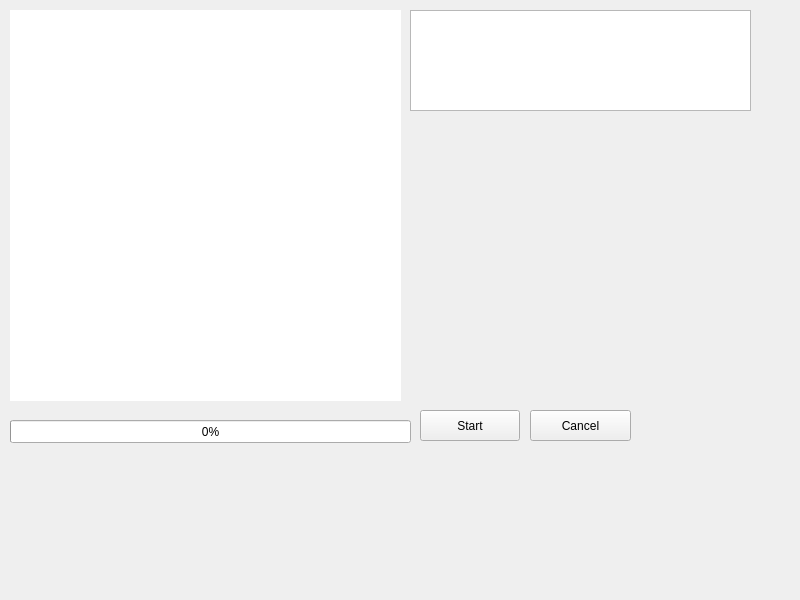
<?xml version="1.0" encoding="UTF-8"?>
<ui version="4.0">
 <class>AccelCalibrationPanel</class>
 <widget class="QWidget" name="AccelCalibrationPanel">
  <property name="geometry">
   <rect>
    <x>0</x>
    <y>0</y>
    <width>800</width>
    <height>600</height>
   </rect>
  </property>
  <property name="sizePolicy">
   <sizepolicy hsizetype="Fixed" vsizetype="Fixed">
    <horstretch>0</horstretch>
    <verstretch>0</verstretch>
   </sizepolicy>
  </property>
  <property name="font">
   <font>
    <kerning>false</kerning>
   </font>
  </property>
  <property name="windowTitle">
   <string>RC channel setup</string>
  </property>
  <widget class="QPushButton" name="cancel_button">
   <property name="geometry">
    <rect>
     <x>530</x>
     <y>410</y>
     <width>101</width>
     <height>31</height>
    </rect>
   </property>
   <property name="text">
    <string>Cancel</string>
   </property>
  </widget>
  <widget class="QTextBrowser" name="information_display_text_box">
   <property name="geometry">
    <rect>
     <x>410</x>
     <y>10</y>
     <width>341</width>
     <height>101</height>
    </rect>
   </property>
   <property name="font">
    <font>
     <pointsize>12</pointsize>
    </font>
   </property>
   <property name="frameShadow">
    <enum>QFrame::Sunken</enum>
   </property>
   <property name="html">
    <string>&lt;!DOCTYPE HTML PUBLIC &quot;-//W3C//DTD HTML 4.0//EN&quot; &quot;http://www.w3.org/TR/REC-html40/strict.dtd&quot;&gt;
&lt;html&gt;&lt;head&gt;&lt;meta name=&quot;qrichtext&quot; content=&quot;1&quot; /&gt;&lt;style type=&quot;text/css&quot;&gt;
p, li { white-space: pre-wrap; }
&lt;/style&gt;&lt;/head&gt;&lt;body style=&quot; font-family:'MS Shell Dlg 2'; font-size:12pt; font-weight:400; font-style:normal;&quot;&gt;
&lt;p style=&quot; margin-top:0px; margin-bottom:0px; margin-left:0px; margin-right:0px; -qt-block-indent:0; text-indent:0px;&quot;&gt; &lt;/p&gt;&lt;/body&gt;&lt;/html&gt;</string>
   </property>
  </widget>
  <widget class="QPushButton" name="start_button">
   <property name="geometry">
    <rect>
     <x>420</x>
     <y>410</y>
     <width>100</width>
     <height>31</height>
    </rect>
   </property>
   <property name="text">
    <string>Start</string>
   </property>
  </widget>
  <widget class="QGraphicsView" name="picture_container">
   <property name="geometry">
    <rect>
     <x>10</x>
     <y>10</y>
     <width>391</width>
     <height>391</height>
    </rect>
   </property>
   <property name="sizePolicy">
    <sizepolicy hsizetype="Preferred" vsizetype="Preferred">
     <horstretch>0</horstretch>
     <verstretch>0</verstretch>
    </sizepolicy>
   </property>
   <property name="minimumSize">
    <size>
     <width>391</width>
     <height>391</height>
    </size>
   </property>
   <property name="maximumSize">
    <size>
     <width>391</width>
     <height>391</height>
    </size>
   </property>
   <property name="font">
    <font>
     <kerning>true</kerning>
    </font>
   </property>
   <property name="acceptDrops">
    <bool>false</bool>
   </property>
   <property name="frameShape">
    <enum>QFrame::NoFrame</enum>
   </property>
   <property name="frameShadow">
    <enum>QFrame::Plain</enum>
   </property>
   <property name="verticalScrollBarPolicy">
    <enum>Qt::ScrollBarAlwaysOff</enum>
   </property>
   <property name="horizontalScrollBarPolicy">
    <enum>Qt::ScrollBarAlwaysOff</enum>
   </property>
  </widget>
  <widget class="QProgressBar" name="progress_bar">
   <property name="geometry">
    <rect>
     <x>10</x>
     <y>420</y>
     <width>401</width>
     <height>23</height>
    </rect>
   </property>
   <property name="value">
    <number>0</number>
   </property>
  </widget>
 </widget>
 <resources/>
 <connections/>
</ui>
